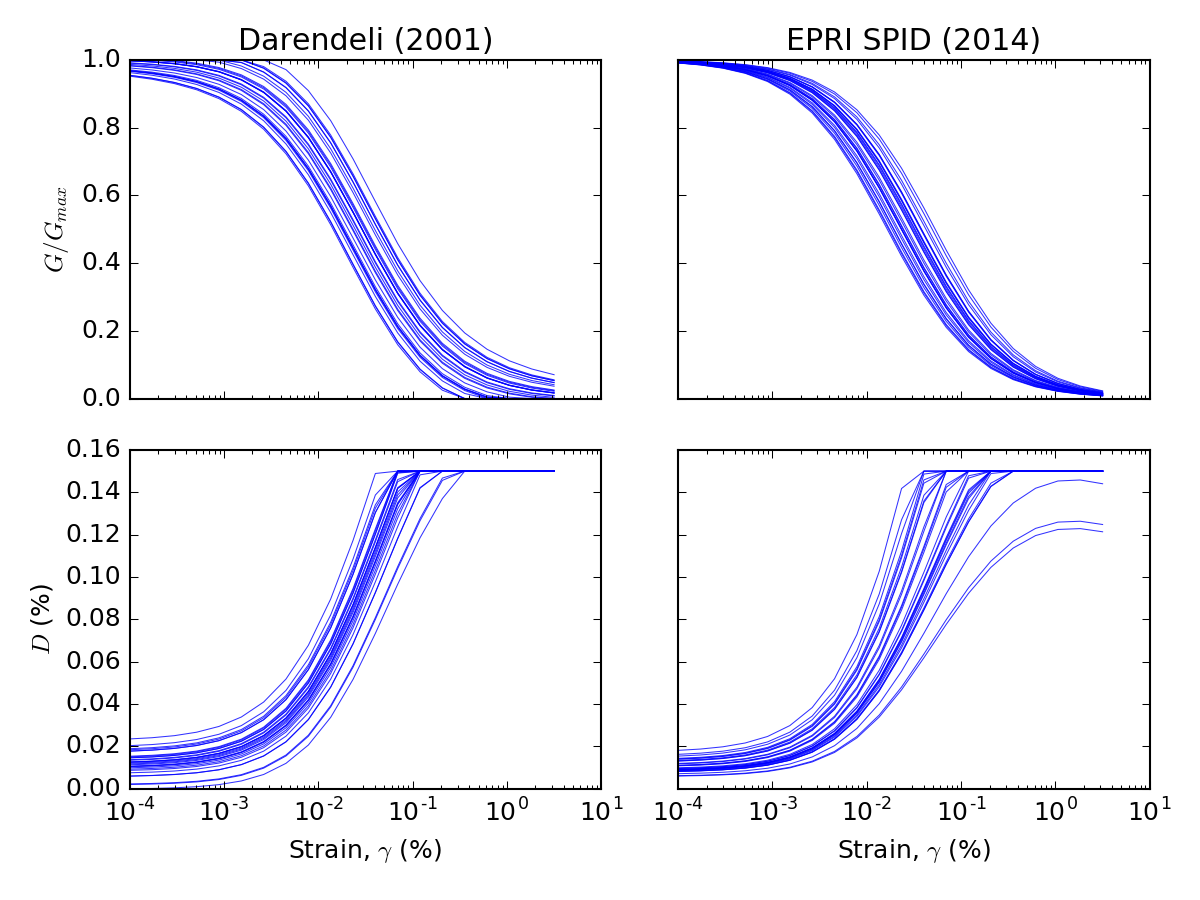

Recreate this plot in Python.
"""Randomize nonlinear properties."""

import matplotlib.pyplot as plt
import numpy as np

import pysra

soil_type = pysra.site.SoilType(
    'Soil', 18.,
    pysra.site.DarendeliNonlinearProperty(0, 1, 0.5, param='mod_reduc'),
    pysra.site.DarendeliNonlinearProperty(0, 1, 0.5, param='damping')
)
n = 30
correlation = 0

fig, axarr = plt.subplots(2, 2, sharex=True, sharey='row',
                          subplot_kw={'xscale': 'log'})

for i, (variation, name) in enumerate(zip(
        [pysra.variation.DarendeliVariation(correlation),
         pysra.variation.SpidVariation(correlation)],
        ['Darendeli (2001)', 'EPRI SPID (2014)'])):
    realizations = [variation(soil_type) for _ in range(n)]
    for j, prop in enumerate(['mod_reduc', 'damping']):
        axarr[j, i].plot(
            getattr(soil_type, prop).strains,
            np.transpose([getattr(r, prop).values for r in realizations]),
            'b-', linewidth=0.5, alpha=0.8
        )
        if j == 0:
            axarr[j, i].set_title(name)

axarr[0, 0].set_ylabel('$G/G_{max}$')
axarr[1, 0].set_ylabel('$D$ (%)')
plt.setp(axarr[1, :], xlabel='Strain, $\gamma$ (%)')

fig.tight_layout()
fig.savefig(__file__.replace('.py', '.png'), dpi=150)
